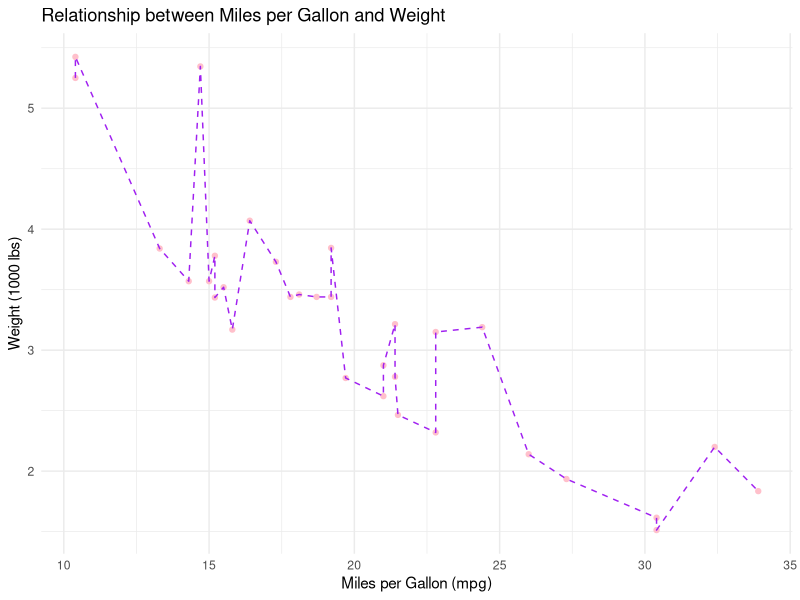
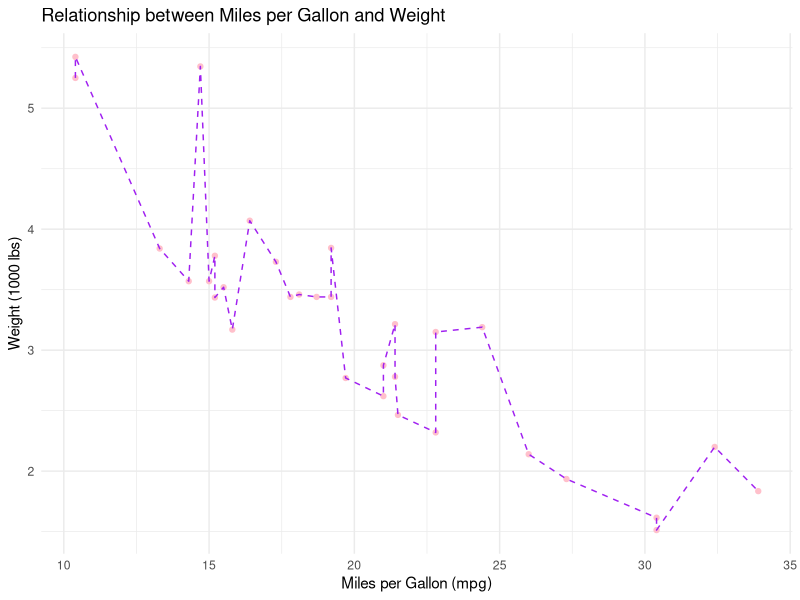

Reproduce these figures in R, in order.
library(ggplot2)
data(mtcars)

ggplot(mtcars, aes(x = mpg, y = wt)) +
  geom_point(color = "pink") +  # Changing point color to pink
  geom_line(color = "purple", linetype = "dashed") +  # Changing line color to purple
  labs(
    title = "Relationship between Miles per Gallon and Weight",
    x = "Miles per Gallon (mpg)",
    y = "Weight (1000 lbs)"
  ) +
  theme_minimal()  # Using a cleaner theme

ggsave('plot.png', width=6, height=4)